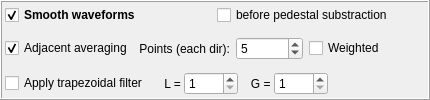
             <widget class="QFrame" name="gbSmoothing">
              <property name="frameShape">
               <enum>QFrame::Shape::Box</enum>
              </property>
              <property name="frameShadow">
               <enum>QFrame::Shadow::Raised</enum>
              </property>
              <layout class="QVBoxLayout" name="verticalLayout_8">
               <property name="spacing">
                <number>3</number>
               </property>
               <property name="leftMargin">
                <number>3</number>
               </property>
               <property name="topMargin">
                <number>3</number>
               </property>
               <property name="rightMargin">
                <number>3</number>
               </property>
               <property name="bottomMargin">
                <number>3</number>
               </property>
               <item>
                <layout class="QHBoxLayout" name="horizontalLayout_24">
                 <property name="topMargin">
                  <number>0</number>
                 </property>
                 <item>
                  <widget class="QCheckBox" name="cbSmoothWaveforms">
                   <property name="font">
                    <font>
                     <bold>true</bold>
                    </font>
                   </property>
                   <property name="text">
                    <string>Smooth waveforms</string>
                   </property>
                   <property name="checked">
                    <bool>true</bool>
                   </property>
                  </widget>
                 </item>
                 <item>
                  <widget class="QCheckBox" name="cbSmoothBeforePedestal">
                   <property name="text">
                    <string>before pedestal substraction</string>
                   </property>
                   <property name="checked">
                    <bool>false</bool>
                   </property>
                  </widget>
                 </item>
                </layout>
               </item>
               <item>
                <widget class="QFrame" name="frAdjAv">
                 <property name="sizePolicy">
                  <sizepolicy hsizetype="Preferred" vsizetype="Minimum">
                   <horstretch>0</horstretch>
                   <verstretch>0</verstretch>
                  </sizepolicy>
                 </property>
                 <property name="maximumSize">
                  <size>
                   <width>16777215</width>
                   <height>65</height>
                  </size>
                 </property>
                 <property name="frameShape">
                  <enum>QFrame::Shape::NoFrame</enum>
                 </property>
                 <layout class="QVBoxLayout" name="verticalLayout_9">
                  <property name="leftMargin">
                   <number>0</number>
                  </property>
                  <property name="topMargin">
                   <number>0</number>
                  </property>
                  <property name="rightMargin">
                   <number>0</number>
                  </property>
                  <property name="bottomMargin">
                   <number>0</number>
                  </property>
                  <item>
                   <layout class="QHBoxLayout" name="horizontalLayout_2">
                    <item>
                     <widget class="QCheckBox" name="cbAdjacentAveraging">
                      <property name="text">
                       <string>Adjacent averaging</string>
                      </property>
                      <property name="checked">
                       <bool>true</bool>
                      </property>
                     </widget>
                    </item>
                    <item>
                     <widget class="QLabel" name="label_5">
                      <property name="text">
                       <string>Points (each dir):</string>
                      </property>
                      <property name="alignment">
                       <set>Qt::AlignmentFlag::AlignRight|Qt::AlignmentFlag::AlignTrailing|Qt::AlignmentFlag::AlignVCenter</set>
                      </property>
                     </widget>
                    </item>
                    <item>
                     <widget class="QSpinBox" name="sbAdjAvPoints">
                      <property name="minimum">
                       <number>1</number>
                      </property>
                      <property name="maximum">
                       <number>1000000</number>
                      </property>
                      <property name="value">
                       <number>5</number>
                      </property>
                     </widget>
                    </item>
                    <item>
                     <widget class="QCheckBox" name="cbAdjAvWeighted">
                      <property name="toolTip">
                       <string>Weight is proportional to the reciprocal square of the offset distance from the center</string>
                      </property>
                      <property name="text">
                       <string>Weighted</string>
                      </property>
                     </widget>
                    </item>
                    <item>
                     <spacer name="horizontalSpacer_19">
                      <property name="orientation">
                       <enum>Qt::Orientation::Horizontal</enum>
                      </property>
                      <property name="sizeHint" stdset="0">
                       <size>
                        <width>40</width>
                        <height>20</height>
                       </size>
                      </property>
                     </spacer>
                    </item>
                   </layout>
                  </item>
                 </layout>
                </widget>
               </item>
               <item>
                <layout class="QHBoxLayout" name="horizontalLayout_67">
                 <property name="topMargin">
                  <number>0</number>
                 </property>
                 <item>
                  <widget class="QCheckBox" name="cbTrapezoidal">
                   <property name="text">
                    <string>Apply trapezoidal filter</string>
                   </property>
                  </widget>
                 </item>
                 <item>
                  <widget class="QLabel" name="label_73">
                   <property name="text">
                    <string>    L =</string>
                   </property>
                  </widget>
                 </item>
                 <item>
                  <widget class="QSpinBox" name="sbTrapezoidalL">
                   <property name="minimum">
                    <number>1</number>
                   </property>
                   <property name="maximum">
                    <number>9999</number>
                   </property>
                  </widget>
                 </item>
                 <item>
                  <widget class="QLabel" name="label_74">
                   <property name="text">
                    <string>   G =</string>
                   </property>
                  </widget>
                 </item>
                 <item>
                  <widget class="QSpinBox" name="sbTrapezoidalG">
                   <property name="minimum">
                    <number>1</number>
                   </property>
                   <property name="maximum">
                    <number>9999</number>
                   </property>
                  </widget>
                 </item>
                 <item>
                  <spacer name="horizontalSpacer_48">
                   <property name="orientation">
                    <enum>Qt::Orientation::Horizontal</enum>
                   </property>
                   <property name="sizeHint" stdset="0">
                    <size>
                     <width>40</width>
                     <height>20</height>
                    </size>
                   </property>
                  </spacer>
                 </item>
                </layout>
               </item>
              </layout>
             </widget>
